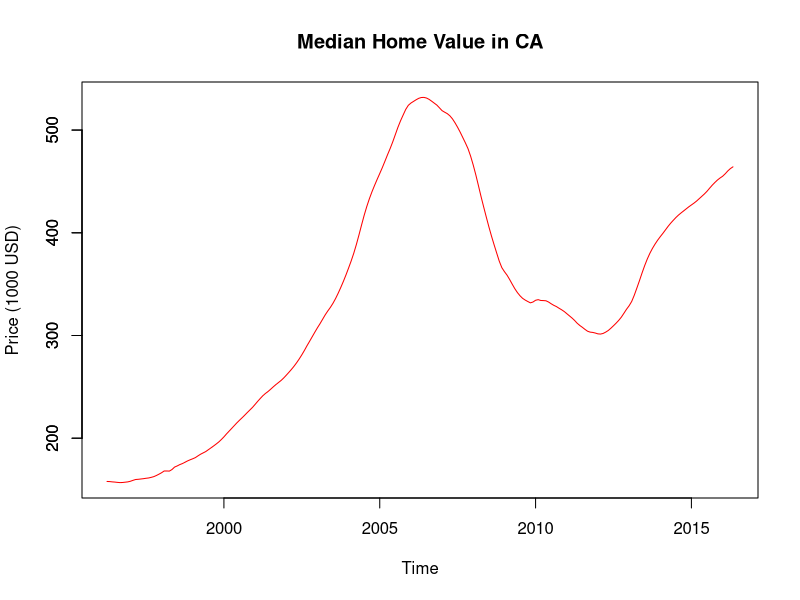

Reproduce this figure in R.
## ---- chunk 1
library(zoo)
## ---- chunk 2
h <- t(read.csv("homevalue.csv", header = F, stringsAsFactors = F))
h2 <- h[-c(1:3), c(1,2)]
h2[,1] <- as.yearmon(h2[,1], "%Y-%m")
h2[,2] <- (as.numeric(h2[,2]))/1000
plot(h2[,1], h2[,2], type = "l", col = "red", xlab = "Time", 
     ylab = "Price (1000 USD)", main = "Median Home Value in CA")
myTicks = axTicks(2)
axis(2, at = myTicks, labels = formatC(myTicks, format = 'd'))
